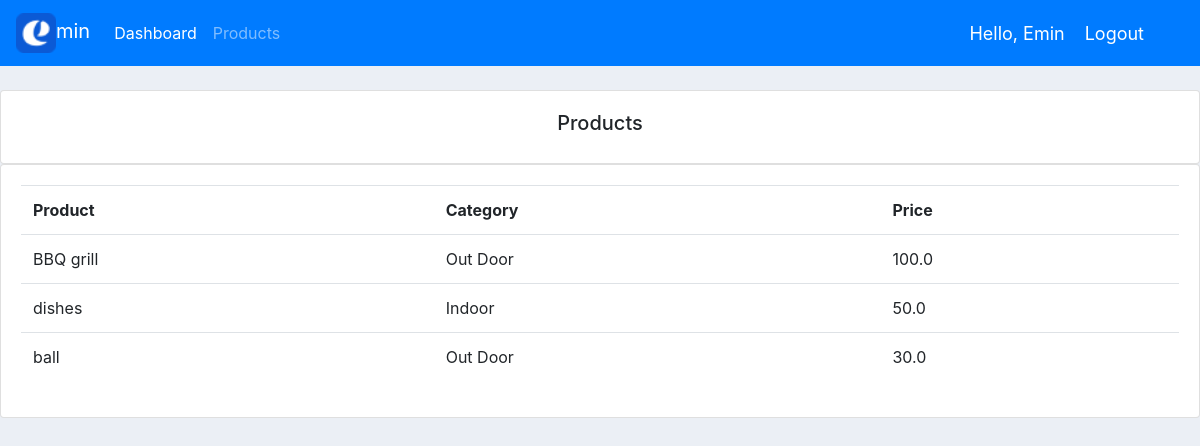
Screenshot of /products/ (signed in) with the database file from the repository.
### accounts/models.py (models this page shows, shortened)
class Product(models.Model):
	CATEGORY = (
			('Indoor', 'Indoor'),
			('Out Door', 'Out Door'),
			)
	name = models.CharField(max_length=200, null=True)
	price = models.FloatField(null=True)
	category = models.CharField(max_length=200, null=True, choices=CATEGORY)
	description = models.CharField(max_length=200, null=True, blank=True)
	date_created = models.DateTimeField(auto_now_add=True, null=True)
	tags = models.ManyToManyField(Tag)

### accounts/decorators.py (the view)
        def wrapper_func(request, *args, **kwargs):
            group = None
            if request.user.groups.exists():
                group = request.user.groups.all()[0].name
            if group in allowed_roles:
                return view_func(request, *args, **kwargs)
            else:
                return HttpResponse("You are not allowed to view this page")

### accounts/views.py (called while the page is built)
@login_required(login_url="login")
@allowed_users(allowed_roles=['admin','staff'])
def products(request):
    products = Product.objects.all()
    return render(request,"accounts/products.html",{"products":products})

### accounts/templates/accounts/products.html (shortened to what this page needs)
{% extends 'base.html' %}
{% block body %}
		<br>
		<div class="row" align="center">
			<div class="col-md" >
				<div class="card card-body">
					<h5>Products</h5>
				</div>
				<div class="card card-body" >
					<table class="table" >
						<tr>
							<th>Product</th>
							<th>Category</th>
							<th>Price</th>
						</tr>
						{% for i in products  %}
							<tr>
								<td>{{i.name}}</td>
								<td>{{i.category}}</td>
								<td>{{i.price}}</td>
							</tr>
						{% endfor %}
					</table>
				</div>
			</div>
		</div>
{% endblock body %}

### accounts/templates/accounts/navbar.html (shortened to what this page needs)
{% load static %}
<nav class="navbar navbar-expand-lg navbar-dark bg-primary">
  <a class="navbar-brand" href="{% url 'home' %}"><img height="40" src="{% static 'images/logo.png' %}">min  </a>
  <div class="collapse navbar-collapse" id="navbarSupportedContent">
    <ul class="navbar-nav mr-auto">
    {% if request.user.is_staff %}
      <li class="nav-item active">
        <a class="nav-link" href="{% url 'home' %}">Dashboard</a>
      </li>
      <li class="nav-item">
        <a class="nav-link" href="{% url 'products' %}">Products</a>
      </li>
      {% else %}
       <li class="nav-item">
        <a class="nav-link" href="{% url 'account' %}">Settings</a>
      </li>
      {% endif %}
    </ul>
  </div>
  <span class="hello-msg" >Hello, {{request.user}} </span>
  <span class="hello-msg" ><a class="hello-msg" href="{% url 'logout' %}"> Logout</a> </span>
</nav>

### static/css/main.css (style rules this page uses)
body { background-color: #ebeff5; }

### accounts/templates/accounts/navbar.html (style rules this page uses)
.hello-msg { font-size: 18px; color: #fff; margin-right:20px; }

### rows the page displays
Product: name "BBQ grill", category "Out Door", price "100.0"
Product: name "dishes", category "Indoor", price "50.0"
Product: name "ball", category "Out Door", price "30.0"

### other values shown
{{ request.user }} "Emin"
